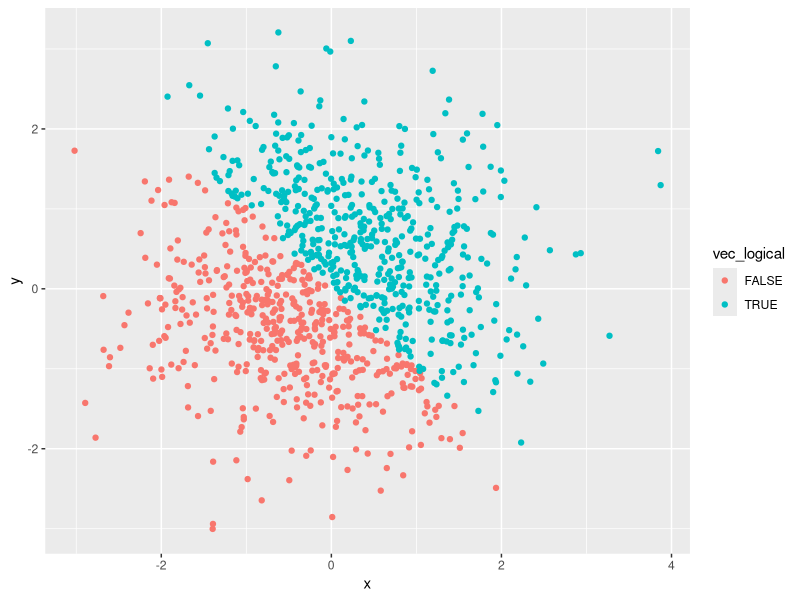
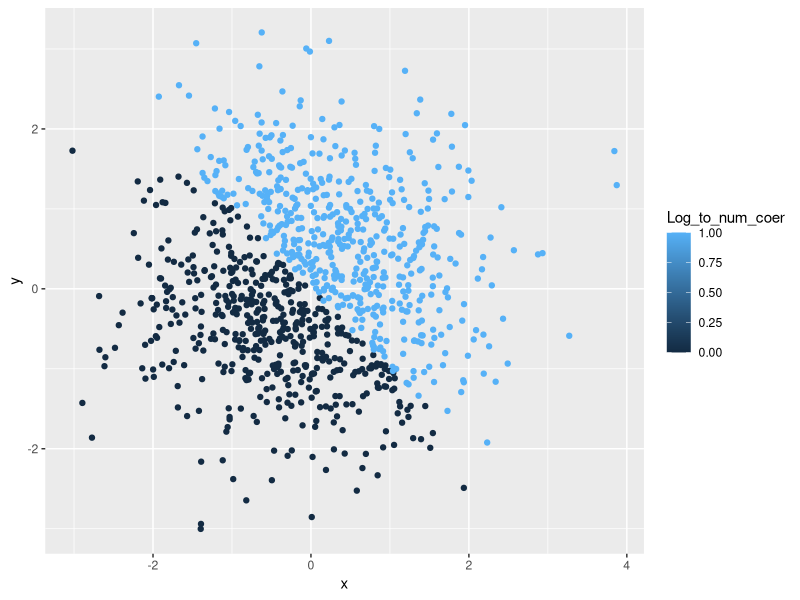
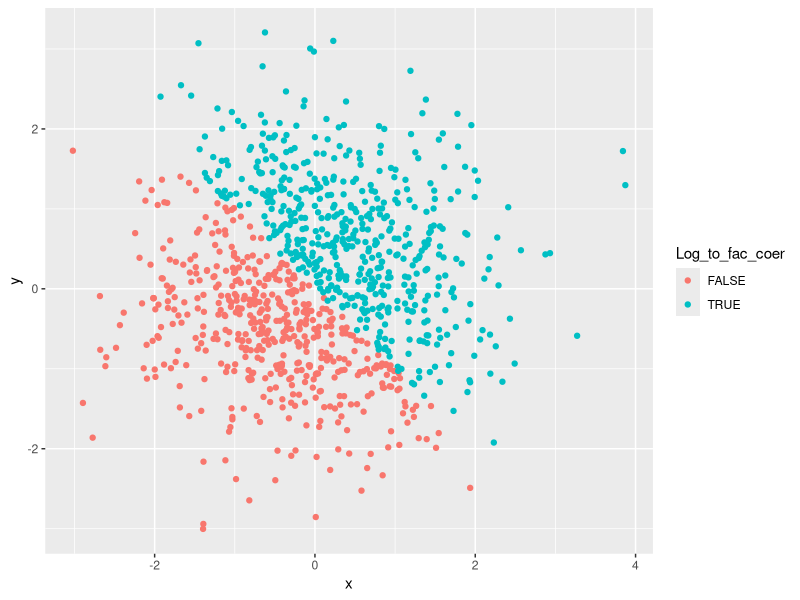
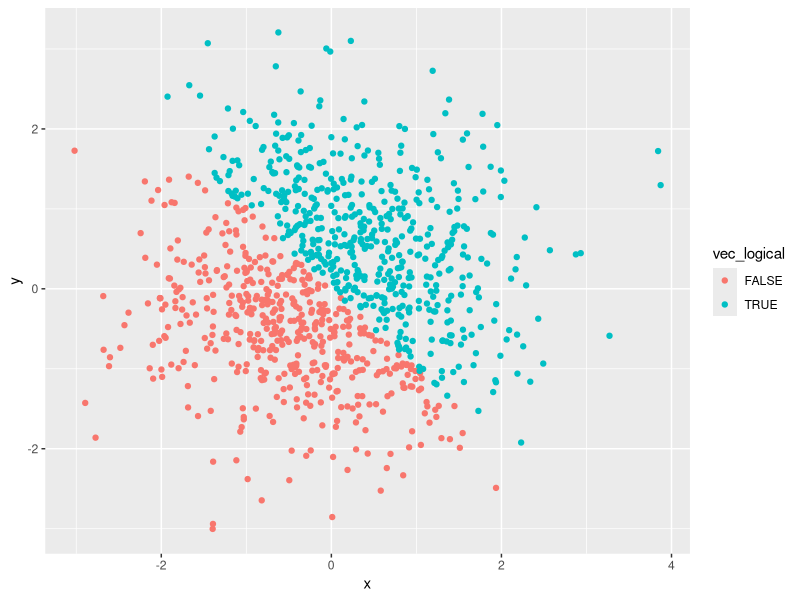

Recreate these plots in R, in order.
## ---- chunk 1
library(tidyverse)
library(ggplot2)
## ---- chunk 2
p1data = tibble(
  vec_numeric = runif(10, min=0, max=5),
  vec_char = c("a", "b", "c", "d","e","f","g","h","i","j"),
  vec_factor = factor(c("male", "male", "female", "female","male", "male", "female", "female","male", "male")),
  vec_logical = as.logical(vec_numeric>2)
)

## ---- chunk 3
p1_log_to_num = as.numeric(p1data$vec_logical)
p1_fac_to_num = as.numeric(p1data$vec_factor)
p1_char_to_num = as.numeric(p1data$vec_char)
## ---- chunk 4
p1_char_to_fac_to_num = as.numeric(as.factor(p1data$vec_char))
p1_fac_to_char_to_num = as.numeric(as.character(p1data$vec_factor))
## ---- chunk 5
p2data = tibble(
  x = rnorm(1000,mean=0),
  y = rnorm(1000,mean=0),
  vec_logical = as.logical(x + y >0),
  Log_to_num_coer = as.numeric (vec_logical),
  Log_to_fac_coer = as.factor(vec_logical)
)
## ---- chunk 6
ggplot(p2data,
       aes(y = y, x = x, color = vec_logical)) + geom_point()
ggsave("problem2_xvsy_log.pdf")
ggplot(p2data,
       aes(y = y, x = x, color = Log_to_num_coer)) + geom_point()
ggplot(p2data,
       aes(y = y, x = x, color = Log_to_fac_coer)) + geom_point()
